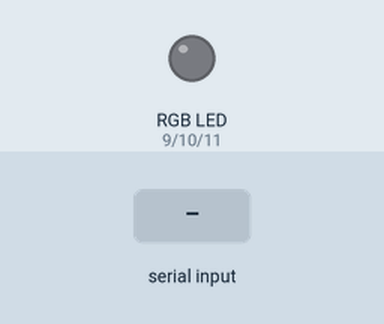
Simulated run of this sketch. Board: Arduino Uno, built with avr-gcc and run on an emulated ATmega328P. Parts: an RGB LED mixed from three pins (HIGH = lit). Inputs (shaded band) come from the test bench. What the sketch prints to the serial monitor is not drawn.

Above: at 1.2 s.
1.3 s: "red\n" received over Serial
At 1.9 s:
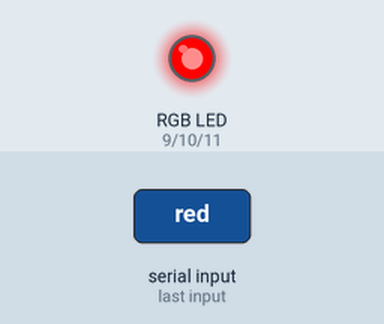
2.8 s: "green\n" received over Serial
At 3.1 s:
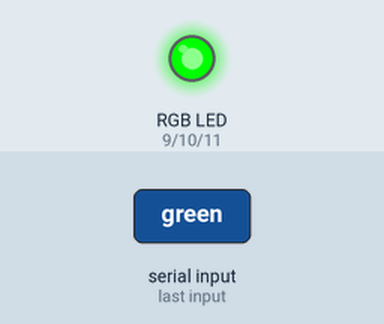
4.3 s: "blue\n" received over Serial
At 5.4 s:
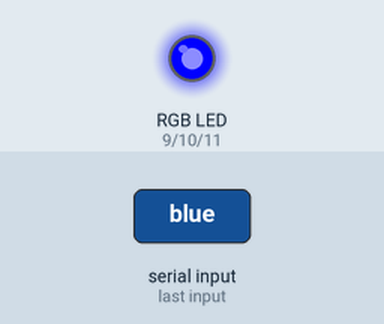
Timing chart, 0 to 7.3 s (numbered marks = the images above; inputs shaded):
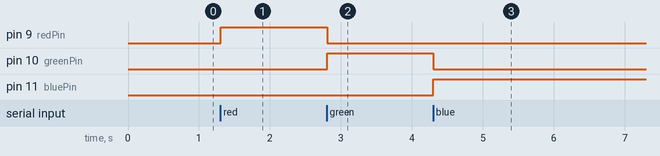

The sketch:

rgb_led_2.ino
```cpp
int redPin = 9;
int greenPin = 10;
int bluePin = 11;

String setColor;

void setup() {
  pinMode(redPin, OUTPUT);
  pinMode(greenPin, OUTPUT);
  pinMode(bluePin, OUTPUT);

  Serial.begin(9600);
  Serial.println("Enter color (red, green, blue):");
}

void loop() {
  if (Serial.available() > 0) {

    setColor = Serial.readStringUntil('\n');
    setColor.trim();

    if (setColor == "red") {
      analogWrite(redPin, 255);
      analogWrite(greenPin, 0);
      analogWrite(bluePin, 0);
    } else if (setColor == "green") {
      analogWrite(redPin, 0);
      analogWrite(greenPin, 255);
      analogWrite(bluePin, 0);
    } else if (setColor == "blue") {
      analogWrite(redPin, 0);
      analogWrite(greenPin, 0);
      analogWrite(bluePin, 255);
    } else {
      analogWrite(redPin, 0);
      analogWrite(greenPin, 0);
      analogWrite(bluePin, 0);
      Serial.println("Color not recognized");
    }
  }
}
```

Measured:
- after the input at 1.3 s, pin 9 (redPin): LOW → HIGH at once
- after the input at 2.8 s, pin 9 (redPin): HIGH → LOW at once; pin 10 (greenPin): LOW → HIGH at once
- after the input at 4.3 s, pin 10 (greenPin): HIGH → LOW at once; pin 11 (bluePin): LOW → HIGH at once
